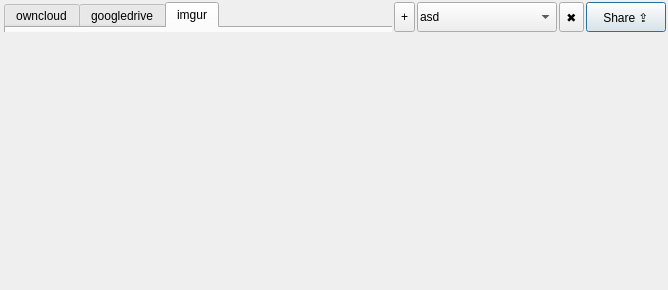
<?xml version="1.0" encoding="UTF-8"?>
<ui version="4.0">
 <class>ShareDialog</class>
 <widget class="QDialog" name="ShareDialog">
  <property name="geometry">
   <rect>
    <x>0</x>
    <y>0</y>
    <width>668</width>
    <height>290</height>
   </rect>
  </property>
  <property name="windowTitle">
   <string>Share</string>
  </property>
  <property name="windowIcon">
   <iconset resource="resources.qrc">
    <normaloff>:/res/box.png</normaloff>:/res/box.png</iconset>
  </property>
  <layout class="QVBoxLayout" name="verticalLayout">
   <property name="spacing">
    <number>2</number>
   </property>
   <property name="margin">
    <number>2</number>
   </property>
   <item>
    <layout class="QHBoxLayout" name="horizontalLayout_3">
     <property name="spacing">
      <number>2</number>
     </property>
     <property name="margin">
      <number>0</number>
     </property>
     <item>
      <widget class="QWidget" name="backend_selector_widget" native="true">
       <property name="sizePolicy">
        <sizepolicy hsizetype="MinimumExpanding" vsizetype="Preferred">
         <horstretch>0</horstretch>
         <verstretch>0</verstretch>
        </sizepolicy>
       </property>
       <widget class="QTabWidget" name="backend_selector">
        <property name="geometry">
         <rect>
          <x>2</x>
          <y>0</y>
          <width>1920</width>
          <height>33</height>
         </rect>
        </property>
        <property name="currentIndex">
         <number>2</number>
        </property>
        <widget class="QWidget" name="tab_1">
         <attribute name="title">
          <string>owncloud</string>
         </attribute>
        </widget>
        <widget class="QWidget" name="tab_3">
         <attribute name="title">
          <string>googledrive</string>
         </attribute>
        </widget>
        <widget class="QWidget" name="tab_4">
         <attribute name="title">
          <string>imgur</string>
         </attribute>
        </widget>
       </widget>
      </widget>
     </item>
     <item>
      <widget class="QToolButton" name="add_login">
       <property name="minimumSize">
        <size>
         <width>0</width>
         <height>30</height>
        </size>
       </property>
       <property name="toolTip">
        <string>&lt;html&gt;&lt;head/&gt;&lt;body&gt;&lt;p&gt;Add new login.&lt;/p&gt;&lt;/body&gt;&lt;/html&gt;</string>
       </property>
       <property name="whatsThis">
        <string>&lt;html&gt;&lt;head/&gt;&lt;body&gt;&lt;p&gt;Log in with your account to use it for file sharing.&lt;/p&gt;&lt;/body&gt;&lt;/html&gt;</string>
       </property>
       <property name="text">
        <string>+</string>
       </property>
      </widget>
     </item>
     <item>
      <widget class="QComboBox" name="login_list">
       <property name="minimumSize">
        <size>
         <width>140</width>
         <height>30</height>
        </size>
       </property>
       <property name="toolTip">
        <string>&lt;html&gt;&lt;head/&gt;&lt;body&gt;&lt;p&gt;Select your account...&lt;/p&gt;&lt;/body&gt;&lt;/html&gt;</string>
       </property>
       <property name="whatsThis">
        <string>&lt;html&gt;&lt;head/&gt;&lt;body&gt;&lt;p&gt;Select account which you wish to use for sharing current file.&lt;/p&gt;&lt;/body&gt;&lt;/html&gt;</string>
       </property>
       <property name="styleSheet">
        <string notr="true">padding-left: 2px;</string>
       </property>
       <item>
        <property name="text">
         <string>asd</string>
        </property>
       </item>
      </widget>
     </item>
     <item>
      <widget class="QToolButton" name="logout">
       <property name="minimumSize">
        <size>
         <width>0</width>
         <height>30</height>
        </size>
       </property>
       <property name="toolTip">
        <string>&lt;html&gt;&lt;head/&gt;&lt;body&gt;&lt;p&gt;Remove selected account.&lt;/p&gt;&lt;/body&gt;&lt;/html&gt;</string>
       </property>
       <property name="whatsThis">
        <string>&lt;html&gt;&lt;head/&gt;&lt;body&gt;&lt;p&gt;Removes selected account from application configuration.&lt;/p&gt;&lt;/body&gt;&lt;/html&gt;</string>
       </property>
       <property name="text">
        <string>✖</string>
       </property>
      </widget>
     </item>
     <item>
      <widget class="QPushButton" name="share">
       <property name="minimumSize">
        <size>
         <width>0</width>
         <height>30</height>
        </size>
       </property>
       <property name="toolTip">
        <string>&lt;html&gt;&lt;head/&gt;&lt;body&gt;&lt;p&gt;Upload...&lt;/p&gt;&lt;/body&gt;&lt;/html&gt;</string>
       </property>
       <property name="whatsThis">
        <string>&lt;html&gt;&lt;head/&gt;&lt;body&gt;&lt;p&gt;Upload content to sharing platform.&lt;/p&gt;&lt;/body&gt;&lt;/html&gt;</string>
       </property>
       <property name="text">
        <string>Share ⇪</string>
       </property>
      </widget>
     </item>
    </layout>
   </item>
   <item>
    <layout class="QHBoxLayout" name="horizontalLayout_8">
     <property name="spacing">
      <number>6</number>
     </property>
     <property name="rightMargin">
      <number>0</number>
     </property>
     <item>
      <widget class="QStackedWidget" name="preview_stack">
       <property name="minimumSize">
        <size>
         <width>250</width>
         <height>250</height>
        </size>
       </property>
       <property name="maximumSize">
        <size>
         <width>250</width>
         <height>250</height>
        </size>
       </property>
       <property name="currentIndex">
        <number>0</number>
       </property>
       <widget class="QWidget" name="page_image_preview">
        <layout class="QHBoxLayout" name="horizontalLayout_4">
         <property name="spacing">
          <number>0</number>
         </property>
         <property name="margin">
          <number>0</number>
         </property>
         <item>
          <widget class="QLabel" name="image_preview">
           <property name="minimumSize">
            <size>
             <width>0</width>
             <height>0</height>
            </size>
           </property>
           <property name="toolTip">
            <string>&lt;html&gt;&lt;head/&gt;&lt;body&gt;&lt;p&gt;Share preview.&lt;/p&gt;&lt;/body&gt;&lt;/html&gt;</string>
           </property>
           <property name="text">
            <string/>
           </property>
           <property name="alignment">
            <set>Qt::AlignCenter</set>
           </property>
          </widget>
         </item>
        </layout>
       </widget>
       <widget class="QWidget" name="page_text_preview">
        <layout class="QHBoxLayout" name="horizontalLayout_5">
         <property name="spacing">
          <number>0</number>
         </property>
         <property name="margin">
          <number>0</number>
         </property>
         <item>
          <widget class="QPlainTextEdit" name="text_preview">
           <property name="toolTip">
            <string>&lt;html&gt;&lt;head/&gt;&lt;body&gt;&lt;p&gt;Share preview.&lt;/p&gt;&lt;/body&gt;&lt;/html&gt;</string>
           </property>
           <property name="verticalScrollBarPolicy">
            <enum>Qt::ScrollBarAlwaysOff</enum>
           </property>
           <property name="horizontalScrollBarPolicy">
            <enum>Qt::ScrollBarAlwaysOff</enum>
           </property>
           <property name="lineWrapMode">
            <enum>QPlainTextEdit::NoWrap</enum>
           </property>
           <property name="textInteractionFlags">
            <set>Qt::NoTextInteraction</set>
           </property>
          </widget>
         </item>
        </layout>
       </widget>
      </widget>
     </item>
     <item>
      <layout class="QVBoxLayout" name="verticalLayout_2">
       <item>
        <widget class="QWidget" name="backend_controls_widget" native="true">
         <property name="sizePolicy">
          <sizepolicy hsizetype="Preferred" vsizetype="Expanding">
           <horstretch>0</horstretch>
           <verstretch>0</verstretch>
          </sizepolicy>
         </property>
         <layout class="QFormLayout" name="backend_controls">
          <property name="fieldGrowthPolicy">
           <enum>QFormLayout::ExpandingFieldsGrow</enum>
          </property>
         </layout>
        </widget>
       </item>
      </layout>
     </item>
    </layout>
   </item>
  </layout>
 </widget>
 <tabstops>
  <tabstop>share</tabstop>
  <tabstop>add_login</tabstop>
  <tabstop>login_list</tabstop>
  <tabstop>logout</tabstop>
  <tabstop>text_preview</tabstop>
 </tabstops>
 <resources>
  <include location="resources.qrc"/>
 </resources>
 <connections/>
</ui>
